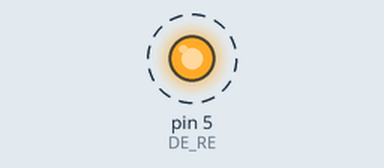
This sketch was run on a simulated Arduino Uno, built with avr-gcc and run on an emulated ATmega328P. Parts: output pins drawn as LEDs (lit = HIGH). Dashed ring = blinking. What the sketch prints to the serial monitor is not drawn.

Above: at 0.2 s.
Timing chart, 0 to 3.5 s (numbered marks = the images above):
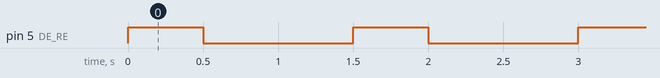

Measured:
- by itself, pin 5 (DE_RE): alternates HIGH for 0.50 s and LOW for 1.0 s

The sketch:

transmit.ino
```cpp
#define DE_RE 5  // Define the DE & RE pin
#include <SoftwareSerial.h>

void setup() {
  pinMode(DE_RE, OUTPUT);
  digitalWrite(DE_RE, LOW);  // Start in receive mode
  Serial.begin(9600);
}

void loop() {
  digitalWrite(DE_RE, HIGH);  // Enable transmit mode
  Serial.write("Hello RS485\r\n");
  delay(500);
  digitalWrite(DE_RE, LOW);  // Enable receive mode
  delay(1000);
}
```
